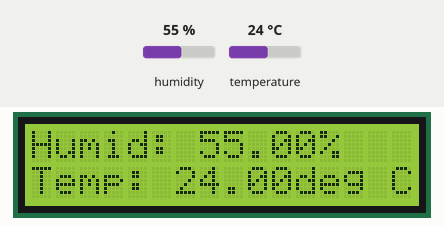
Simulated run of this sketch. Board: Arduino Uno, built with avr-gcc and run on an emulated ATmega328P. Parts: 16×2 character LCD. Inputs (shaded band) come from the test bench; at power-on: humidity 55 %, temperature 24 °C. What the sketch prints to the serial monitor is not drawn.

Above: at 2.7 s.
2.8 s: humidity set to 22 %
At 4.6 s:
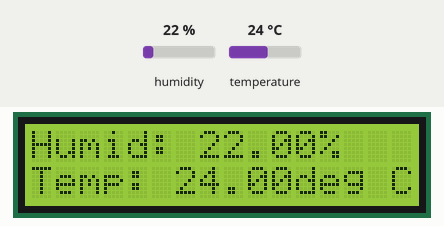
5.8 s: temperature set to 12 °C
At 6.9 s:
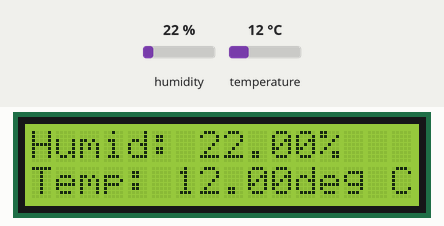
8.8 s: humidity set to 40 %
At 11.5 s:
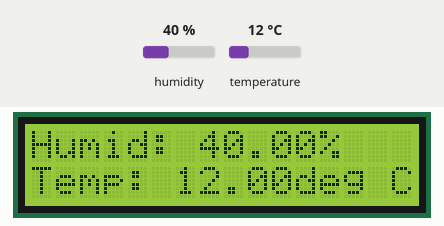
11.8 s: temperature set to 19 °C
At 12.7 s:
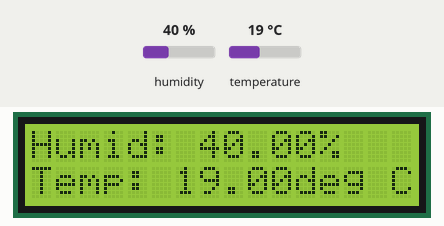
Timing chart, 0 to 14.8 s (numbered marks = the images above; inputs shaded):
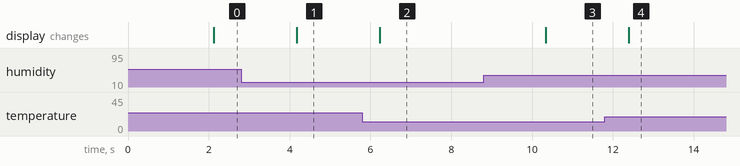

The sketch:

tp-DHT11.ino
```cpp
// Example testing sketch for various DHT humidity/temperature sensors
// Written by ladyada, public domain

// REQUIRES the following Arduino libraries:
// - DHT Sensor Library: https://github.com/adafruit/DHT-sensor-library
// - Adafruit Unified Sensor Lib: https://github.com/adafruit/Adafruit_Sensor

#include "DHT.h"

#define DHTPIN 2     // Digital pin connected to the DHT sensor
// Feather HUZZAH ESP8266 note: use pins 3, 4, 5, 12, 13 or 14 --
// Pin 15 can work but DHT must be disconnected during program upload.

// Uncomment whatever type you're using!
#define DHTTYPE DHT11   // DHT 11
//#define DHTTYPE DHT22   // DHT 22  (AM2302), AM2321
//#define DHTTYPE DHT21   // DHT 21 (AM2301)

// Connect pin 1 (on the left) of the sensor to +5V
// NOTE: If using a board with 3.3V logic like an Arduino Due connect pin 1
// to 3.3V instead of 5V!
// Connect pin 2 of the sensor to whatever your DHTPIN is
// Connect pin 3 (on the right) of the sensor to GROUND (if your sensor has 3 pins)
// Connect pin 4 (on the right) of the sensor to GROUND and leave the pin 3 EMPTY (if your sensor has 4 pins)
// Connect a 10K resistor from pin 2 (data) to pin 1 (power) of the sensor

// Initialize DHT sensor.
// Note that older versions of this library took an optional third parameter to
// tweak the timings for faster processors.  This parameter is no longer needed
// as the current DHT reading algorithm adjusts itself to work on faster procs.
DHT dht(DHTPIN, DHTTYPE);
#include <LCD_I2C.h>
LCD_I2C lcd(0x27, 16, 2);

void setup() {
  Serial.begin(9600);
  lcd.begin();
  lcd.backlight();
  dht.begin();
}

void loop() {
  // Wait a few seconds between measurements.
  delay(2000);

  // Reading temperature or humidity takes about 250 milliseconds!
  // Sensor readings may also be up to 2 seconds 'old' (its a very slow sensor)
  float h = dht.readHumidity();
  // Read temperature as Celsius (the default)
  float t = dht.readTemperature();
  // Read temperature as Fahrenheit (isFahrenheit = true)
  float f = dht.readTemperature(true);

  // Check if any reads failed and exit early (to try again).
  if (isnan(h) || isnan(t) || isnan(f)) {
    Serial.println(F("Failed to read from DHT sensor!"));
    return;
  }

  // Compute heat index in Fahrenheit (the default)
  float hif = dht.computeHeatIndex(f, h);
  // Compute heat index in Celsius (isFahreheit = false)
  float hic = dht.computeHeatIndex(t, h, false);

  lcd.setCursor(0,0);
  lcd.print(F("Humid: "));
  lcd.print(h);
  lcd.print(F("%"));
  lcd.setCursor(0,1);
  lcd.print(F("Temp: "));
  lcd.print(t);
  lcd.print(F("deg C"));
  Serial.print(F("°C "));
  Serial.print(f);
  Serial.print(F("°F  Heat index: "));
  Serial.print(hic);
  Serial.print(F("°C "));
  Serial.print(hif);
  Serial.println(F("°F"));
}
```

Measured:
- after the input at 2.8 s, the display: changes after 1.4 s (image 1)
- after the input at 5.8 s, the display: changes after 0.43 s (image 2)
- after the input at 8.8 s, the display: changes after 1.5 s (image 3)
- after the input at 11.8 s, the display: changes after 0.59 s (image 4)
